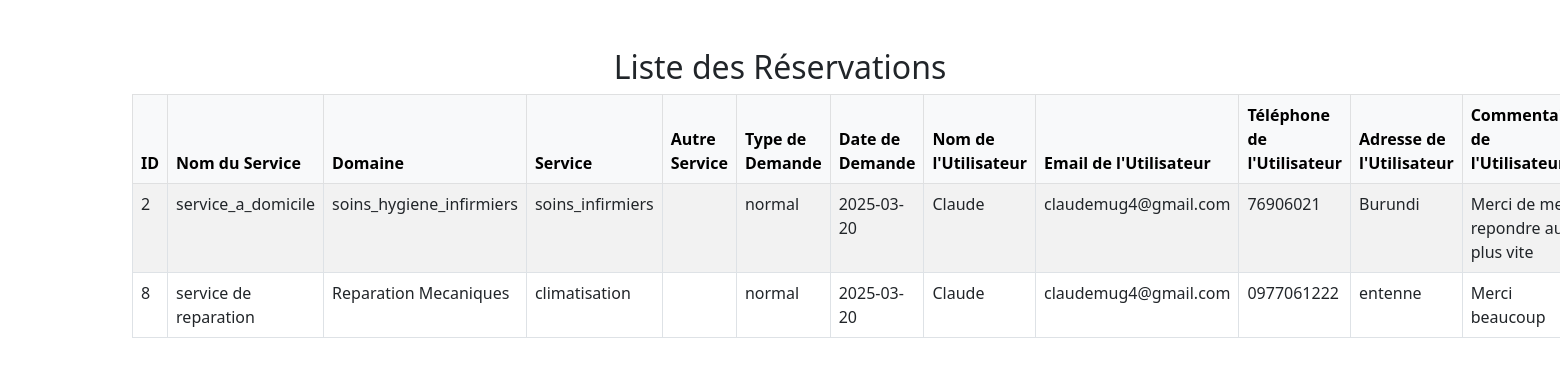
The page /reservations.php on the database as committed earlier.
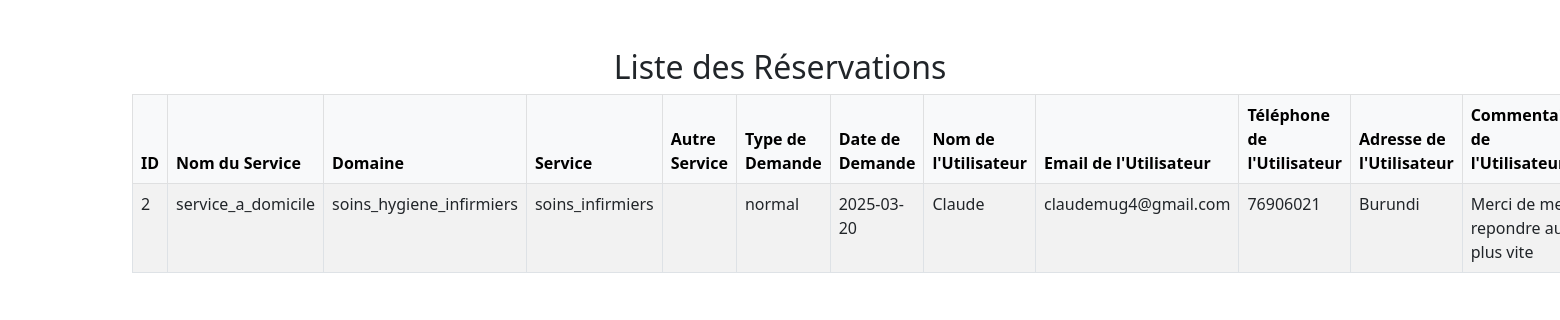
The same page on the database as committed later.
### tables this page shows
CREATE TABLE `commanddomicile` (
  `id` int(11) NOT NULL,
  `nom_service` varchar(255) NOT NULL,
  `domaine` varchar(255) NOT NULL,
  `service` varchar(255) NOT NULL,
  `other_service` varchar(255) DEFAULT NULL,
  `request_type` varchar(50) NOT NULL,
  `request_date` date DEFAULT NULL,
  `user_name` varchar(100) NOT NULL,
  `user_email` varchar(100) NOT NULL,
  `user_phone` varchar(20) NOT NULL,
  `user_address` varchar(255) NOT NULL,
  `user_comments` text DEFAULT NULL,
  `prix` decimal(10,2) DEFAULT NULL,
  `created_at` timestamp NOT NULL DEFAULT current_timestamp(),
  `user_id` int(11) DEFAULT NULL,
  `statut` enum('En attente','En cours','Terminée') NOT NULL DEFAULT 'En attente'
);

### reservations.php (the view, shortened to what this page needs)
<?php
$host = 'localhost';
$dbname = 'Services';
$username = 'root';
$password = '';
try {
    $pdo = new PDO("mysql:host=$host;dbname=$dbname;charset=utf8", $username, $password);
    $pdo->setAttribute(PDO::ATTR_ERRMODE, PDO::ERRMODE_EXCEPTION);
    $query = "SELECT id, nom_service, domaine, service, other_service, request_type, request_date, user_name, user_email, user_phone, user_address, user_comments, prix, user_id, statut FROM commanddomicile";
    $stmt = $pdo->query($query);
    $reservations = $stmt->fetchAll(PDO::FETCH_ASSOC);
} catch (PDOException $e) {
    echo "Erreur de connexion : " . $e->getMessage();
    exit;
}
?>
<!DOCTYPE html>
<html lang="fr">
<head>
    <link href="https://cdn.jsdelivr.net/npm/bootstrap@5.3.0-alpha1/dist/css/bootstrap.min.css" rel="stylesheet">
</head>
<body>
    <div class="container mt-5">
        <h2 class="text-center">Liste des Réservations</h2>
        <table class="table table-striped table-bordered">
            <thead class="table-light">
                <tr>
                    <th>ID</th>
                    <th>Nom du Service</th>
                    <th>Domaine</th>
                    <th>Service</th>
                    <th>Autre Service</th>
                    <th>Type de Demande</th>
                    <th>Date de Demande</th>
                    <th>Nom de l'Utilisateur</th>
                    <th>Email de l'Utilisateur</th>
                    <th>Téléphone de l'Utilisateur</th>
                    <th>Adresse de l'Utilisateur</th>
                    <th>Commentaires de l'Utilisateur</th>
                </tr>
            </thead>
            <tbody>
                <?php if (count($reservations) > 0): ?>
                    <?php foreach ($reservations as $reservation): ?>
                        <tr class="<?php echo ($reservation['statut'] === 'success') ? 'table-success' : (($reservation['statut'] === 'error') ? 'table-danger' : ''); ?>">
                            <td><?php echo htmlspecialchars($reservation['id']); ?></td>
                            <td><?php echo htmlspecialchars($reservation['nom_service']); ?></td>
                            <td><?php echo htmlspecialchars($reservation['domaine']); ?></td>
                            <td><?php echo htmlspecialchars($reservation['service']); ?></td>
                            <td><?php echo htmlspecialchars($reservation['other_service']); ?></td>
                            <td><?php echo htmlspecialchars($reservation['request_type']); ?></td>
                            <td><?php echo htmlspecialchars($reservation['request_date']); ?></td>
                            <td><?php echo htmlspecialchars($reservation['user_name']); ?></td>
                            <td><?php echo htmlspecialchars($reservation['user_email']); ?></td>
                            <td><?php echo htmlspecialchars($reservation['user_phone']); ?></td>
                            <td><?php echo htmlspecialchars($reservation['user_address']); ?></td>
                            <td><?php echo htmlspecialchars($reservation['user_comments']); ?></td>
                        </tr>
                    <?php endforeach; ?>
                <?php else: ?>
                    <tr>
                        <td colspan="15" class="text-center">Aucune réservation trouvée.</td>
                    </tr>
                <?php endif; ?>
            </tbody>
        </table>
    </div>
</body>
</html>

Rows that differ between the two databases and show on the page:
removed commanddomicile: id "8", nom_service "service de reparation", domaine "Reparation Mecaniques", service "climatisation", request_type "normal", request_date "2025-03-20", user_name "Claude", user_email "claudemug4@gmail.com", user_phone "0977061222", user_address "entenne", user_comments "Merci beaucoup"
